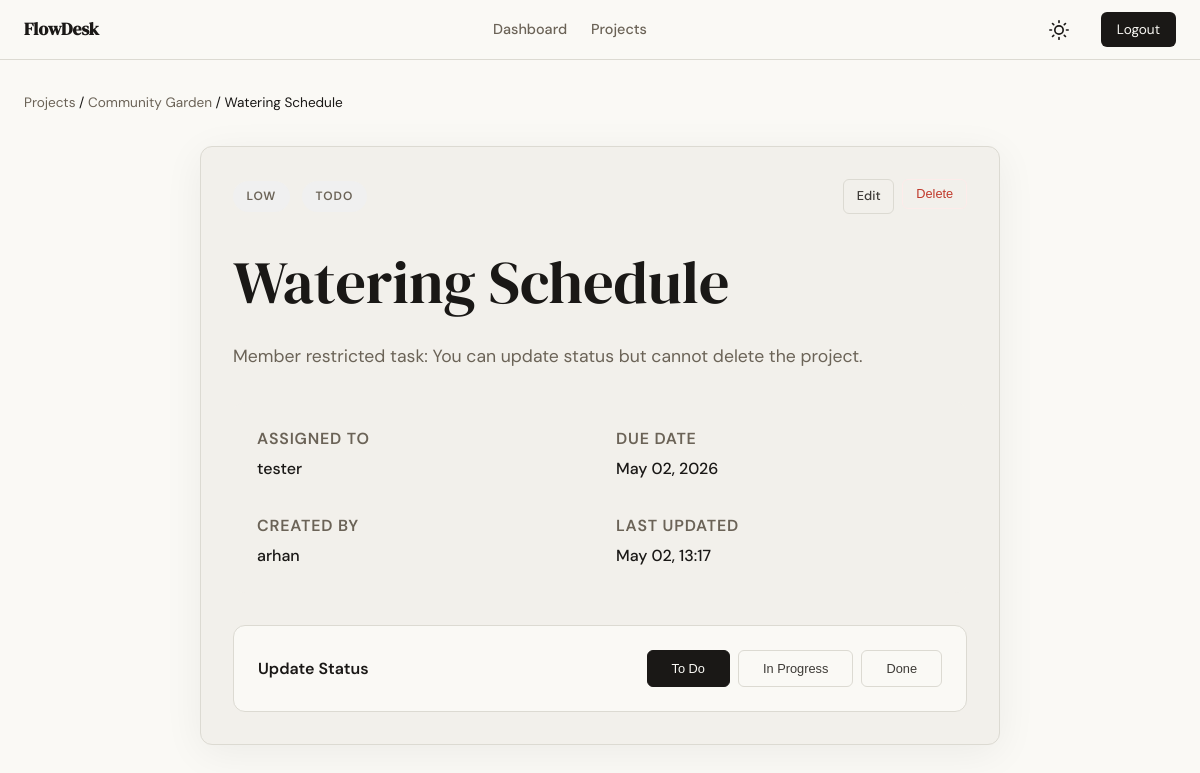
The app's page /tasks/10 (signed in), older data.
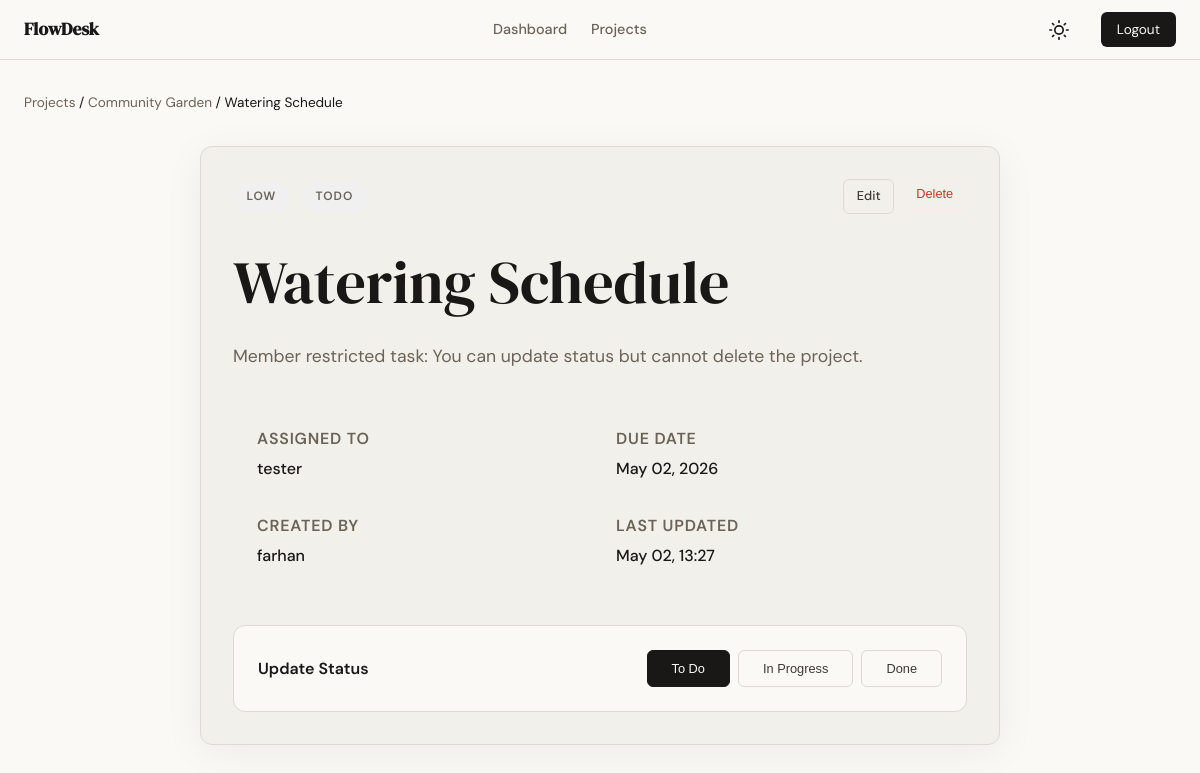
The same page, newer data.
### app/models.py (models this page shows, shortened)
class User(db.Model, UserMixin):
    id = db.Column(db.Integer, primary_key=True)
    username = db.Column(db.String(80), unique=True, nullable=False)
    email = db.Column(db.String(120), unique=True, nullable=False)
    password_hash = db.Column(db.String(256), nullable=False)
    created_at = db.Column(db.DateTime, default=lambda: datetime.now(timezone.utc))
    owned_projects = db.relationship('Project', backref='owner', lazy=True)
    project_memberships = db.relationship('ProjectMember', backref='user', lazy=True)
    created_tasks = db.relationship('Task', foreign_keys='Task.created_by', backref='creator', lazy=True)
    assigned_tasks = db.relationship('Task', foreign_keys='Task.assigned_to', backref='assignee', lazy=True)

class Task(db.Model):
    id = db.Column(db.Integer, primary_key=True)
    title = db.Column(db.String(200), nullable=False)
    description = db.Column(db.Text)
    status = db.Column(db.Enum('todo', 'in_progress', 'done', name='task_status'), default='todo')
    priority = db.Column(db.Enum('low', 'medium', 'high', name='task_priority'), default='medium')
    due_date = db.Column(db.Date)
    created_at = db.Column(db.DateTime, default=lambda: datetime.now(timezone.utc))
    updated_at = db.Column(db.DateTime, default=lambda: datetime.now(timezone.utc), onupdate=lambda: datetime.now(timezone.utc))
    project_id = db.Column(db.Integer, db.ForeignKey('project.id'), nullable=False)
    created_by = db.Column(db.Integer, db.ForeignKey('user.id'), nullable=False)
    assigned_to = db.Column(db.Integer, db.ForeignKey('user.id'))

### app/tasks/routes.py (the view)
@tasks.route('/<int:id>')
@login_required
def detail(id):
    task = Task.query.get_or_404(id)
    role = get_project_role(task.project_id)
    if not role:
        abort(403)
    return render_template('tasks/detail.html', task=task, role=role)

### app/tasks/routes.py (called while the page is built)
def get_project_role(project_id):
    member = ProjectMember.query.filter_by(project_id=project_id, user_id=current_user.id).first()
    return member.role if member else None

### app/templates/tasks/detail.html (shortened to what the changed rows need)
{% extends "base.html" %}
{% block content %}
<header class="mb-4">
    <nav style="font-size: 0.85rem; margin-bottom: 0.5rem;">
        <a href="{{ url_for('projects.list_projects') }}" class="text-muted">Projects</a> /
        <a href="{{ url_for('projects.detail', id=task.project.id) }}" class="text-muted">{{ task.project.name }}</a> /
        {{ task.title }}
    </nav>
</header>
<div style="max-width: 800px; margin: 0 auto;">
    <div class="card card-shadow">
        <div class="flex-between mb-4">
            <div style="display: flex; gap: 0.75rem; align-items: center;">
                <span class="badge badge-{{ task.priority }}">{{ task.priority }}</span>
                <span class="badge badge-{{ task.status }}">{{ task.status|replace('_', ' ') }}</span>
            </div>
            {% if role == 'admin' or task.created_by == current_user.id %}
                <div style="display: flex; gap: 0.5rem;">
                </div>
            {% endif %}
        </div>
        <h1 style="margin-bottom: 1.5rem;">{{ task.title }}</h1>
        <p class="text-muted mb-4" style="font-size: 1.1rem; line-height: 1.6;">{{ task.description or 'No description provided.' }}</p>
        <div class="grid-2" style="display: grid; grid-template-columns: 1fr 1fr; gap: 2rem; padding: 1.5rem; background-color: var(--paper-warm); border-radius: var(--radius-md); margin-bottom: 2rem;">
            <div>
                <div class="text-muted small uppercase" style="letter-spacing: 0.05em; font-weight: 600; margin-bottom: 0.25rem;">Assigned To</div>
                <div style="font-weight: 500;">{{ task.assignee.username if task.assigned_to else 'Unassigned' }}</div>
            </div>
            <div>
                <div class="text-muted small uppercase" style="letter-spacing: 0.05em; font-weight: 600; margin-bottom: 0.25rem;">Due Date</div>
                <div style="font-weight: 500;">{{ task.due_date.strftime('%B %d, %Y') if task.due_date else 'No due date' }}</div>
            </div>
            <div>
                <div class="text-muted small uppercase" style="letter-spacing: 0.05em; font-weight: 600; margin-bottom: 0.25rem;">Created By</div>
                <div style="font-weight: 500;">{{ task.creator.username }}</div>
            </div>
            <div>
                <div class="text-muted small uppercase" style="letter-spacing: 0.05em; font-weight: 600; margin-bottom: 0.25rem;">Last Updated</div>
                <div style="font-weight: 500;">{{ task.updated_at.strftime('%b %d, %H:%M') }}</div>
            </div>
        </div>
        <div class="flex-between" style="background: var(--paper); border: 1px solid var(--border); padding: 1.5rem; border-radius: var(--radius-md);">
            <div style="font-weight: 600;">Update Status</div>
            <div style="display: flex; gap: 0.5rem;">
            </div>
        </div>
    </div>
</div>
{% endblock %}

Row changes from the older to the newer data that the page shows:
no longer on this page (row unchanged): User: creator.username "arhan"
changed Task "Watering Schedule": updated_at "May 02, 13:17" → "May 02, 13:27"
now on this page (row unchanged): User: creator.username "farhan"
